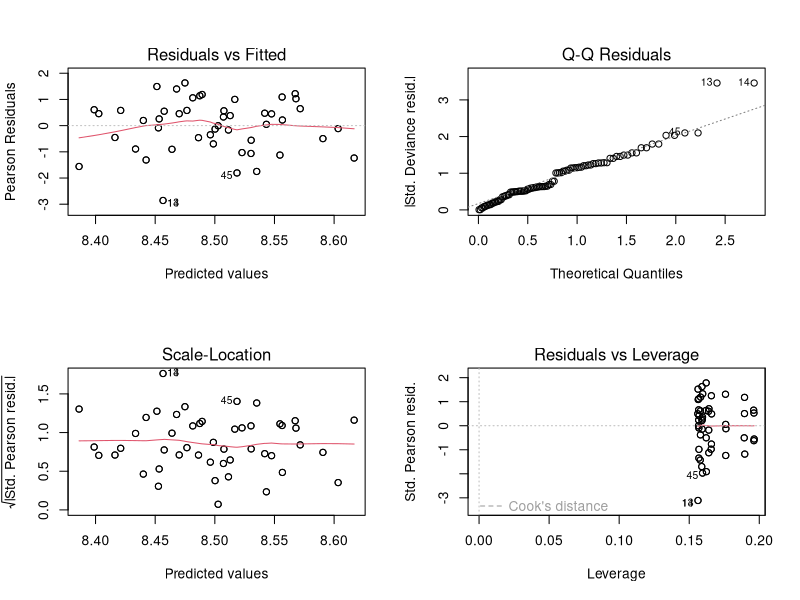
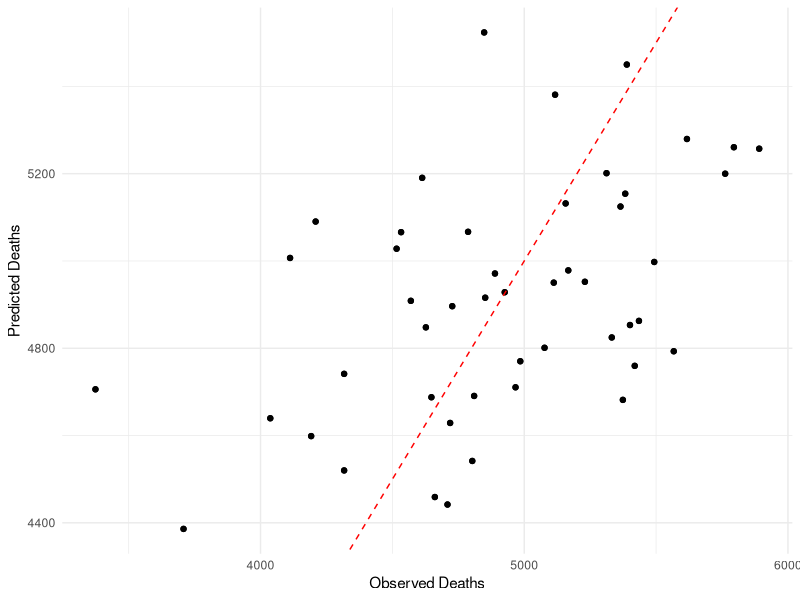
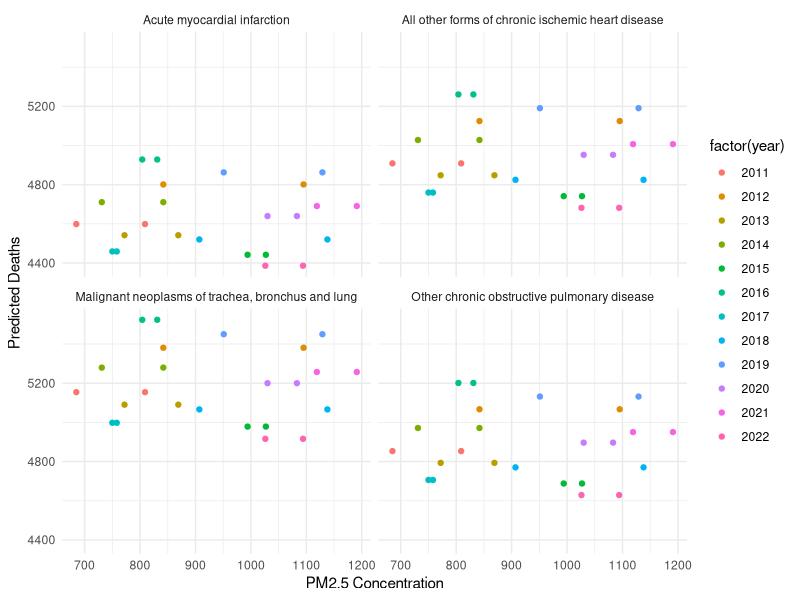

Reproduce these figures in R, in order.
#### Preamble ####
# Purpose: Cleans the two data sets for the years 2018 to 2021
# Author: Navya Hooda, Shivank Goel, Vanshika Vanshika
# Date: 07 March 2024 
# Contact: shivankg.goel@mail.utoronto.ca
# License: MIT

# Load the tidyverse package for data manipulation
library(tidyverse)
library(MASS)

# Set seed for reproducibility
set.seed(2024)

#### Simulate death data ####

# Since we have 4 diseases and 12 years, each disease should appear exactly 12 times to match the number of years
death_data <- tibble(
  year = rep(2011:2022, times = 4),  # Replicate each year 4 times to match the number of diseases
  disease = rep(c("Other chronic obstructive pulmonary disease", 
                  "All other forms of chronic ischemic heart disease", 
                  "Acute myocardial infarction", 
                  "Malignant neoplasms of trachea, bronchus and lung"), each = 12),  # Each disease repeated 12 times
  deaths = rnbinom(n = 48, size = 100, prob = 0.02)  # We now need 48 random numbers to match the expanded dataset
)

#### Simulate air quality data ####

# Assuming the PM2.5 data is the same for both locations, we replicate the PM2.5 data twice for each year
pm25_data <- tibble(
  year = rep(2011:2022, times = 2),  # Each year appears twice
  pm25 = rnbinom(n = 24, size = 50, prob = 0.05)  # We now need 24 random numbers to match the number of years times two
)

#### Combine both datasets for modeling ####

# Join datasets by 'year'
combined_data <- left_join(death_data, pm25_data, by = "year")

# Fit a Negative Binomial Model
model <- glm.nb(deaths ~ pm25 + factor(year) + factor(disease), data = combined_data)

# Model Diagnostics
par(mfrow=c(2,2))
plot(model)

# Plotting Observed vs. Predicted Deaths
combined_data$predicted_deaths <- predict(model, type = "response")
ggplot(combined_data, aes(x = deaths, y = predicted_deaths)) +
  geom_point() +
  geom_abline(intercept = 0, slope = 1, linetype = "dashed", color = "red") +
  labs(x = "Observed Deaths", y = "Predicted Deaths") +
  theme_minimal()

# Effect of PM2.5 on Predicted Deaths
ggplot(combined_data, aes(x = pm25, y = predicted_deaths, color = factor(year))) +
  geom_point() +
  labs(x = "PM2.5 Concentration", y = "Predicted Deaths") +
  theme_minimal() +
  facet_wrap(~disease)
